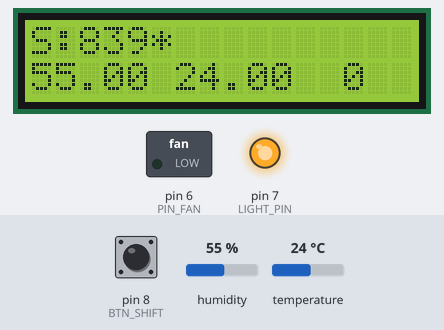
Bench run of a program on a simulated Arduino Uno, built with avr-gcc and run on an emulated ATmega328P. Shown: 16×2 character LCD, switched loads named in the program (green lamp = pin HIGH), output pins drawn as LEDs (lit = HIGH). The test bench sets the inputs (shaded band); at power-on: temperature 24 °C, pin 8 (BTN_SHIFT) HIGH, humidity 55 %. What the program prints to the serial monitor is not drawn.

Above: at 3.2 s.
3.3 s: temperature set to 29 °C
At 5.3 s:
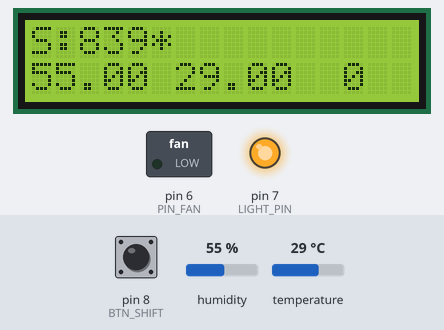
5.6 s: temperature set to 32 °C
At 6.9 s:
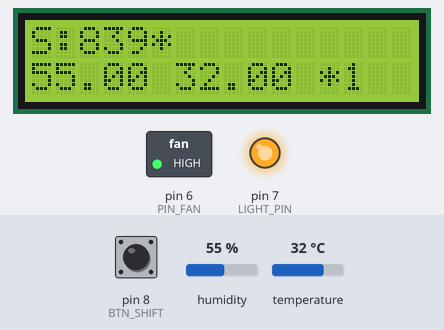
7.7 s: pin 8 (BTN_SHIFT) pulled LOW for 0.15 s
At 7.95 s:
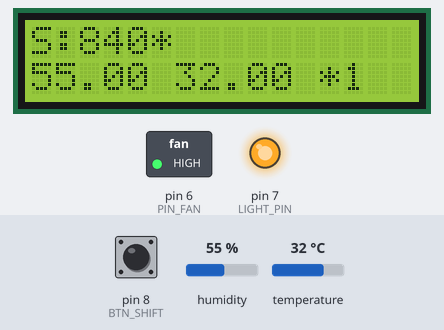
9.3 s: pin 8 (BTN_SHIFT) pulled LOW for 1 s
At 11.6 s:
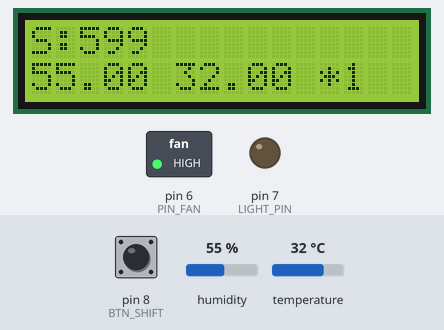
11.8 s: temperature set to 12 °C
At 13.5 s:
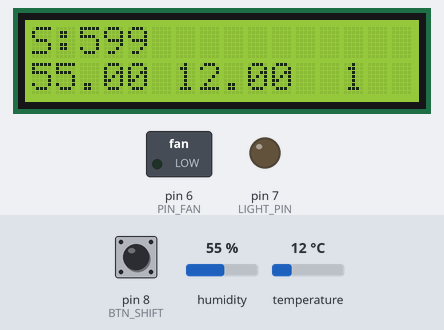
13.8 s: humidity set to 22 %
At 15.1 s:
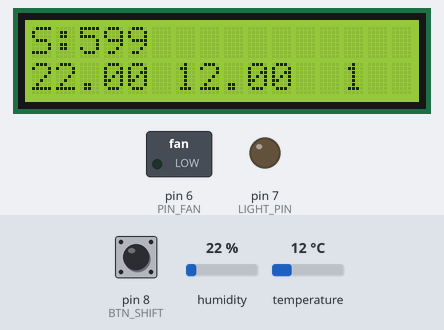
Timing chart, 0 to 16.8 s (numbered marks = the images above; inputs shaded):
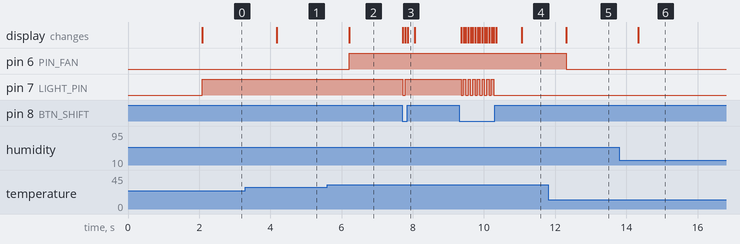

Measured:
- the behaviour switches between 30 and 31 °C on temperature (found by bisection; images 1 and 2)
- after the input at 3.3 s, the display: changes after 0.88 s (image 1)
- after the input at 5.6 s, pin 6 (PIN_FAN): LOW → HIGH after 0.61 s; the display: changes after 0.62 s (image 2)
- after the input at 7.7 s, pin 7 (LIGHT_PIN): HIGH → LOW at once, → HIGH 0.07 s later; the display: first changes at once (image 3 shows a later state)
- after the input at 9.3 s, pin 7 (LIGHT_PIN): alternates HIGH for 0.07 s and LOW for 0.07 s, 15 changes in all, then stays LOW, starting after 0.06 s; the display: first changes after 0.06 s (image 4 shows a later state)
- after the input at 11.8 s, pin 6 (PIN_FAN): HIGH → LOW after 0.51 s; the display: changes after 0.51 s (image 5)
- after the input at 13.8 s, the display: changes after 0.54 s (image 6)

The program:

main.cpp
```cpp
#include <Arduino.h>
#include <LiquidCrystal.h>
#include "DHT.h"

#define PIN_FAN PD6
#define DHTPIN A5
#define LIGHT_PIN PD7
#define BTN_SHIFT 8

// Period in seconds
uint64_t ON_PERIOD = (14*3600UL);
uint64_t OFF_PERIOD = (10*3600UL);

DHT dht(DHTPIN, DHT11);

// initialize the library by associating any needed LCD interface pin
// with the arduino pin number it is connected to
const int rs = 12, en = 11, d4 = 5, d5 = 4, d6 = 3, d7 = 2;
LiquidCrystal lcd(rs, en, d4, d5, d6, d7);
int fan_is_on = 0, fan_on_times = 0;
int light_on=1;
uint64_t light_millis_start=0;

void setup() {
  // set up the LCD's number of columns and rows:
  lcd.begin(16, 2);
  Serial.begin(9600);
  dht.begin();
  pinMode(PIN_FAN, OUTPUT);
  pinMode(LIGHT_PIN, OUTPUT);
  pinMode(BTN_SHIFT, INPUT_PULLUP);
    delay(2000); // 2 секунды задержки
}

void light_control() {
  uint64_t want_pause = light_on ? ON_PERIOD : OFF_PERIOD;
  uint64_t s = millis() / 1000;
  if( (light_millis_start+want_pause) < s || digitalRead(BTN_SHIFT) == 0 ) {
    light_on = !light_on;
    light_millis_start=s;
  }
  // Loop to manage the light
  digitalWrite(LIGHT_PIN, light_on ? HIGH: LOW);
  lcd.setCursor(0, 0);
  lcd.print("S:");
   //lcd.print( uint32_t(want_pause) );
  lcd.print( uint32_t(((light_millis_start+want_pause) - s)/60) );
  if( light_on ) {
    lcd.print("*");
  }
  lcd.print("  ");
}

void loop() {
  float h = dht.readHumidity(); //Измеряем влажность
  float t = dht.readTemperature(); //Измеряем температуру
  if (isnan(h) || isnan(t)) {  // Проверка. Если не удается считать показания, выводится «Ошибка считывания», и программа завершает работу
    Serial.println("Ошибка считывания");
    return;
  }
  Serial.print("Влажность: ");
  Serial.print(h);
  Serial.print(" %\t");

  Serial.print("Температура: ");
  Serial.print(t);
  Serial.println(" *C "); //Вывод показателей на экран


  lcd.setCursor(0, 1);
  lcd.print(h);

  lcd.setCursor(6, 1);
  lcd.print(t);

  if( t > 30 ) {
    if( fan_is_on==0) {
      fan_on_times++;
    }
    digitalWrite(PIN_FAN, HIGH);
    lcd.setCursor(12, 1);
    lcd.print("*");
    lcd.print(fan_on_times);
    fan_is_on=1;
  } else {
    digitalWrite(PIN_FAN, LOW );
    lcd.setCursor(12, 1);
    lcd.print(" ");
    lcd.print(fan_on_times);
    fan_is_on=0;
  }

  light_control();
}
```
